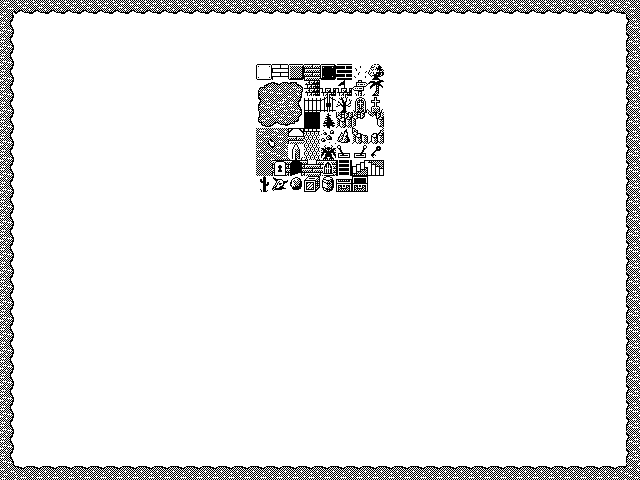

Below is a game level as drawn by its tile map, then a one-line description and the .tmx file that defines it, in full:
An orthogonal 40x30 tile map with 16x16 px tiles, 1 tile layer (Tile Layer 1) and 3 objects (CHEST, PLAYER).

<map version="1.0" orientation="orthogonal" width="40" height="30" tilewidth="16" tileheight="16">
 <tileset firstgid="1" name="tileset" tilewidth="16" tileheight="16">
  <image source="tileset.png" width="128" height="128" />
  <tile id="17">
   <properties>
    <property name="collides" value="true" />
   </properties>
  </tile>
 </tileset>
 <layer name="Tile Layer 1" width="40" height="30">
  <properties>
   <property name="awesome" value="steve" />
  </properties>
  <data encoding="csv">
33,26,26,26,26,26,26,26,26,26,26,26,26,26,26,26,26,26,26,26,26,26,26,26,26,26,26,26,26,26,26,26,26,26,26,26,26,26,26,34,
19,64,64,64,64,64,64,64,64,64,64,64,64,64,64,64,64,64,64,64,64,64,64,64,64,64,64,64,64,64,64,64,64,64,64,64,64,64,64,17,
19,64,64,64,64,64,64,64,64,64,64,64,64,64,64,64,64,64,64,64,64,64,64,64,64,64,64,64,64,64,64,64,64,64,64,64,64,64,64,17,
19,64,64,64,64,64,64,64,64,64,64,64,64,64,64,64,64,64,64,64,64,64,64,64,64,64,64,64,64,64,64,64,64,64,64,64,64,64,64,17,
19,64,64,64,64,64,64,64,64,64,64,64,64,64,64,64,1,2,3,4,5,6,7,8,64,64,64,64,64,64,64,64,64,64,64,64,64,64,64,17,
19,64,64,64,64,64,64,64,64,64,64,64,64,64,64,64,9,10,11,12,13,14,15,16,64,64,64,64,64,64,64,64,64,64,64,64,64,64,64,17,
19,64,64,64,64,64,64,64,64,64,64,64,64,64,64,64,17,18,19,20,21,22,23,24,64,64,64,64,64,64,64,64,64,64,64,64,64,64,64,17,
19,64,64,64,64,64,64,64,64,64,64,64,64,64,64,64,25,26,27,28,29,30,31,32,64,64,64,64,64,64,64,64,64,64,64,64,64,64,64,17,
19,64,64,64,64,64,64,64,64,64,64,64,64,64,64,64,33,34,35,36,37,38,39,40,64,64,64,64,64,64,64,64,64,64,64,64,64,64,64,17,
19,64,64,64,64,64,64,64,64,64,64,64,64,64,64,64,41,42,43,44,45,46,47,48,64,64,64,64,64,64,64,64,64,64,64,64,64,64,64,17,
19,64,64,64,64,64,64,64,64,64,64,64,64,64,64,64,49,50,51,52,53,54,55,56,64,64,64,64,64,64,64,64,64,64,64,64,64,64,64,17,
19,64,64,64,64,64,64,64,64,64,64,64,64,64,64,64,57,58,59,60,61,62,63,64,64,64,64,64,64,64,64,64,64,64,64,64,64,64,64,17,
19,64,64,64,64,64,64,64,64,64,64,64,64,64,64,64,64,64,64,64,64,64,64,64,64,64,64,64,64,64,64,64,64,64,64,64,64,64,64,17,
19,64,64,64,64,64,64,64,64,64,64,64,64,64,64,64,64,64,64,64,64,64,64,64,64,64,64,64,64,64,64,64,64,64,64,64,64,64,64,17,
19,64,64,64,64,64,64,64,64,64,64,64,64,64,64,64,64,64,64,64,64,64,64,64,64,64,64,64,64,64,64,64,64,64,64,64,64,64,64,17,
19,64,64,64,64,64,64,64,64,64,64,64,64,64,64,64,64,64,64,64,64,64,64,64,64,64,64,64,64,64,64,64,64,64,64,64,64,64,64,17,
19,64,64,64,64,64,64,64,64,64,64,64,64,64,64,64,64,64,64,64,64,64,64,64,64,64,64,64,64,64,64,64,64,64,64,64,64,64,64,17,
19,64,64,64,64,64,64,64,64,64,64,64,64,64,64,64,64,64,64,64,64,64,64,64,64,64,64,64,64,64,64,64,64,64,64,64,64,64,64,17,
19,64,64,64,64,64,64,64,64,64,64,64,64,64,64,64,64,64,64,64,64,64,64,64,64,64,64,64,64,64,64,64,64,64,64,64,64,64,64,17,
19,64,64,64,64,64,64,64,64,64,64,64,64,64,64,64,64,64,64,64,64,64,64,64,64,64,64,64,64,64,64,64,64,64,64,64,64,64,64,17,
19,64,64,64,64,64,64,64,64,64,64,64,64,64,64,64,64,64,64,64,64,64,64,64,64,64,64,64,64,64,64,64,64,64,64,64,64,64,64,17,
19,64,64,64,64,64,64,64,64,64,64,64,64,64,64,64,64,64,64,64,64,64,64,64,64,64,64,64,64,64,64,64,64,64,64,64,64,64,64,17,
19,64,64,64,64,64,64,64,64,64,64,64,64,64,64,64,64,64,64,64,64,64,64,64,64,64,64,64,64,64,64,64,64,64,64,64,64,64,64,17,
19,64,64,64,64,64,64,64,64,64,64,64,64,64,64,64,64,64,64,64,64,64,64,64,64,64,64,64,64,64,64,64,64,64,64,64,64,64,64,17,
19,64,64,64,64,64,64,64,64,64,64,64,64,64,64,64,64,64,64,64,64,64,64,64,64,64,64,64,64,64,64,64,64,64,64,64,64,64,64,17,
19,64,64,64,64,64,64,64,64,64,64,64,64,64,64,64,64,64,64,64,64,64,64,64,64,64,64,64,64,64,64,64,64,64,64,64,64,64,64,17,
19,64,64,64,64,64,64,64,64,64,64,64,64,64,64,64,64,64,64,64,64,64,64,64,64,64,64,64,64,64,64,64,64,64,64,64,64,64,64,17,
19,64,64,64,64,64,64,64,64,64,64,64,64,64,64,64,64,64,64,64,64,64,64,64,64,64,64,64,64,64,64,64,64,64,64,64,64,64,64,17,
19,64,64,64,64,64,64,64,64,64,64,64,64,64,64,64,64,64,64,64,64,64,64,64,64,64,64,64,64,64,64,64,64,64,64,64,64,64,64,17,
41,10,10,10,10,10,10,10,10,10,10,10,10,10,10,10,10,10,10,10,10,10,10,10,10,10,10,10,10,10,10,10,10,10,10,10,10,10,10,42
</data>
 </layer>
 <objectgroup name="Object Layer 1" width="40" height="30">
  <properties>
   <property name="kickass" value="false" />
  </properties>
  <object name="1st BOX" type="CHEST" gid="62" x="416" y="112">
   <properties>
    <property name="contents" value="weed" />
   </properties>
  </object>
  <object gid="62" x="448" y="112" />
  <object name="Smiley Joe" type="PLAYER" x="400" y="32" width="16" height="16">
   <properties>
    <property name="happy" value="true" />
   </properties>
  </object>
 </objectgroup>
</map>